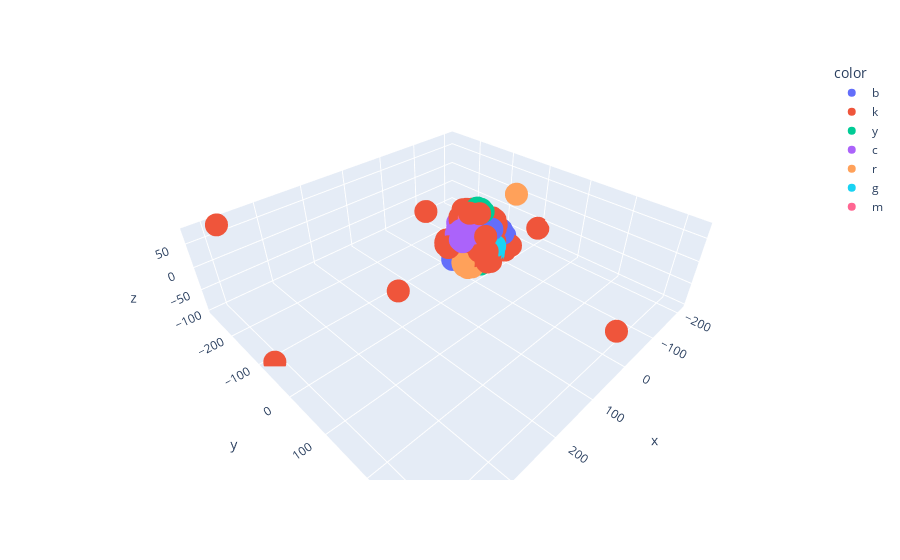

The code cell stored with this chart in its notebook:
### Code cell
# plot using tsne 
X_embedded  = TSNE(n_components=3, perplexity=10,random_state=24).fit_transform( X )
colors = np.array([x for x in 'bgrcmykbgrcmykbgrcmykbgrcmyk'])
fig = px.scatter_3d(x=X_embedded [:,0],y=X_embedded [:,1],z=X_embedded [:,2],color=colors[optics_clustering.labels_])
fig.show()

### Figure 1 — Plotly figure (JSON) as saved in the notebook; plotly's stock layout.template omitted (floating-point values rounded to 4 significant figures; data arrays with more than 128 entries replaced by an {"elided": "..."} marker saying what was removed)
{"data": [{"hovertemplate": "color=b<br>x=%{x}<br>y=%{y}<br>z=%{z}<extra></extra>", "legendgroup": "b", "marker": {"color": "#636efa", "symbol": "circle"}, "mode": "markers", "name": "b", "scene": "scene", "showlegend": true, "type": "scatter3d", "x": [44.33, 40.46, 33.8, 37.71, -23.24, -16.54, -26.64, -26.24, -29.9, -26.37, -27.2, -33.17, -28.75, 1.847, -23.11, -27.96, -30.32, -30.21, 37.89, 45.62, 38.88, 45.27], "y": [-16.07, -26.89, -24.04, -25.76, 42.21, 39.78, 41.69, 38.42, 40.7, 29.92, 45.81, 43.02, 37.48, 36.99, 35.58, 35.82, 43.33, 36.02, -18.96, -22.56, -19.97, -21.78], "z": [-35.28, -36.29, -35.93, -29.69, 9.599, 7.508, 18.05, 0.532, -5.418, 19.88, 3.397, 1.832, 7.641, 37.1, 17.48, 22.88, 12.31, 15.09, -32.35, -38.71, -39.53, -31.28]}, {"hovertemplate": "color=k<br>x=%{x}<br>y=%{y}<br>z=%{z}<extra></extra>", "legendgroup": "k", "marker": {"color": "#EF553B", "symbol": "circle"}, "mode": "markers", "name": "k", "scene": "scene", "showlegend": true, "type": "scatter3d", "x": {"elided": "152 float values"}, "y": {"elided": "152 float values"}, "z": {"elided": "152 float values"}}, {"hovertemplate": "color=y<br>x=%{x}<br>y=%{y}<br>z=%{z}<extra></extra>", "legendgroup": "y", "marker": {"color": "#00cc96", "symbol": "circle"}, "mode": "markers", "name": "y", "scene": "scene", "showlegend": true, "type": "scatter3d", "x": [20.67, 23.29, 14.32, -2.723, 0.02139, 5.59, -1.939, 4.209, -3.346, 10.62, 25.91, 29.98, 23.86, 16.52, -0.4019, 17.18, 19.18, 25.19, 25.12, 3.198, 2.409, 8.798], "y": [11.33, 1.548, 12.89, -2.144, 11.87, 6.189, 4.737, -0.0658, 3.805, 20.05, 8.014, 11.13, 12.89, 25.44, -2.736, 2.027, 7.468, 5.956, 24.61, 6.572, -0.5861, 10.15], "z": [1.071, -5.909, -4.767, 62.37, 64.17, 65.84, 65.7, 60.75, 58.52, -46.12, -0.7612, -14.29, -4.744, -8.03, 55.39, -2.067, -5.703, -10.45, -12.9, 58.75, 68.06, -2.626]}, {"hovertemplate": "color=c<br>x=%{x}<br>y=%{y}<br>z=%{z}<extra></extra>", "legendgroup": "c", "marker": {"color": "#ab63fa", "symbol": "circle"}, "mode": "markers", "name": "c", "scene": "scene", "showlegend": true, "type": "scatter3d", "x": [36.55, -2.704, 41.29, -15.63, -10.13, -5.928, -18.88, -11.58, -12.06, -1.045, 1.347, -5.698, -12.08, 36.01, 43.15, 31.87, -11.92, 32.05, 38.24, -2.219, 47.62, 41.87, -5.379, 41.29, -8.751, -17.24, 26.21, 34.6, 32.44, 19.5, 36.88, 13.17, -9.652, 1.137, -2.153, 38.72, 24.06, 42.6, 30.6, 40.34], "y": [-0.3089, -56.17, -2.942, -44.65, -49.06, -46.1, -38.88, -48.09, -43.59, -46.24, -52.47, -57.47, -39.97, -1.187, -15.87, -14.66, 2.926, 10.04, 6.457, -52.67, -0.6272, -6.448, -51.44, 4.161, -54.68, 0.4033, 14.54, -8.765, 5.644, 10.3, -14.21, 7.433, -43.17, -47.08, -50.64, -7.56, 8.683, 0.9106, 12.59, -14.96], "z": [32.51, -0.5025, 22.11, 1.974, 1.75, -2.05, -1.396, -5.696, 12.75, 13.55, 14.62, -10.17, -1.129, 16.08, 21.93, 17.53, 30.2, 29.09, 31.9, -6.576, 17.56, 15.14, 14.85, 18.76, -3.973, 36.07, 30.04, 18.82, 34.31, 27.46, 23.96, 29.57, 7.248, -0.7056, 8.111, 31.59, 32.74, 11.66, 35.19, 15.92]}, {"hovertemplate": "color=r<br>x=%{x}<br>y=%{y}<br>z=%{z}<extra></extra>", "legendgroup": "r", "marker": {"color": "#FFA15A", "symbol": "circle"}, "mode": "markers", "name": "r", "scene": "scene", "showlegend": true, "type": "scatter3d", "x": [38.31, 42.16, 28.03, 47.95, 48.52, 53.56, 49.25, 39.88, 3.804, -1.346, 4.223, 0.5372, 34.45, -2.745, 30.4, 33.68, 31.83, 46.83, 32.88, 40.26, -6.503, -199.7], "y": [18.12, 12.35, 16.61, 18.09, 7.91, 13.62, 13.31, 18.55, -13.5, -15.62, -19.68, -28.66, 13.49, -23.58, 22.39, 19.02, 15.32, 12.54, 20.97, 13.54, -19.0, -62.79], "z": [-28.98, -31.11, -38.45, -29.37, -30.11, -28.2, -34.66, -36.08, -18.43, -22.35, -22.42, -17.53, -37.4, -21.06, -24.71, -41.81, -30.6, -24.88, -35.24, -43.07, -17.27, 2.66]}, {"hovertemplate": "color=g<br>x=%{x}<br>y=%{y}<br>z=%{z}<extra></extra>", "legendgroup": "g", "marker": {"color": "#19d3f3", "symbol": "circle"}, "mode": "markers", "name": "g", "scene": "scene", "showlegend": true, "type": "scatter3d", "x": [5.292, 10.23, 10.9, 3.544, -1.856, -2.629, 6.936, 3.952, 11.2, -3.613, -2.966, 5.697, 5.251, 5.047, 10.77, 2.269, 2.319, 1.369], "y": [40.07, -8.598, 45.3, -17.51, -13.5, -5.393, -12.46, 45.93, -13.02, -10.28, -6.983, -5.733, 43.71, 48.79, 46.66, -0.2597, 44.13, -6.43], "z": [-7.94, -43.43, 2.645, -32.82, -33.99, -48.16, -35.49, -4.723, -30.01, -40.57, -34.64, -48.57, 6.578, 6.939, -5.369, -45.8, -13.17, -41.27]}, {"hovertemplate": "color=m<br>x=%{x}<br>y=%{y}<br>z=%{z}<extra></extra>", "legendgroup": "m", "marker": {"color": "#FF6692", "symbol": "circle"}, "mode": "markers", "name": "m", "scene": "scene", "showlegend": true, "type": "scatter3d", "x": [-31.07, -32.82, -36.74, -40.14, -33.72, -35.01, -24.53, -2.322, 2.421, -41.45, -20.46, -23.29, -17.99, -19.7, -39.52, 2.902, -1.447, -2.02, 3.809, 3.958, -27.05, -30.36, -25.01, -24.92], "y": [7.372, 4.931, 2.02, 5.866, 13.7, 11.75, 12.42, -15.55, -10.72, -3.968, 18.66, 22.75, 18.0, 12.16, 8.358, -12.49, -9.075, -15.42, -19.14, -14.21, 14.25, 11.16, 6.78, 11.55], "z": [-37.82, -31.22, -36.91, -30.6, -38.15, -31.61, -25.9, 36.66, 25.85, -23.87, -35.15, -29.71, -28.88, -32.27, -37.26, 40.94, 32.4, 29.34, 40.06, 33.41, -32.99, -23.94, -21.05, -17.46]}], "layout": {"legend": {"title": {"text": "color"}, "tracegroupgap": 0}, "margin": {"t": 60}, "scene": {"domain": {"x": [0, 1], "y": [0, 1]}, "xaxis": {"title": {"text": "x"}}, "yaxis": {"title": {"text": "y"}}, "zaxis": {"title": {"text": "z"}}}}}
